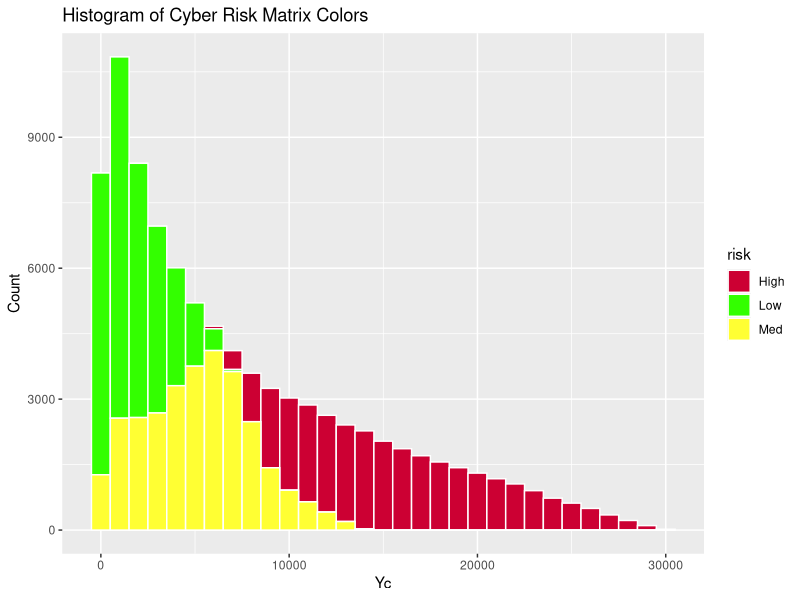
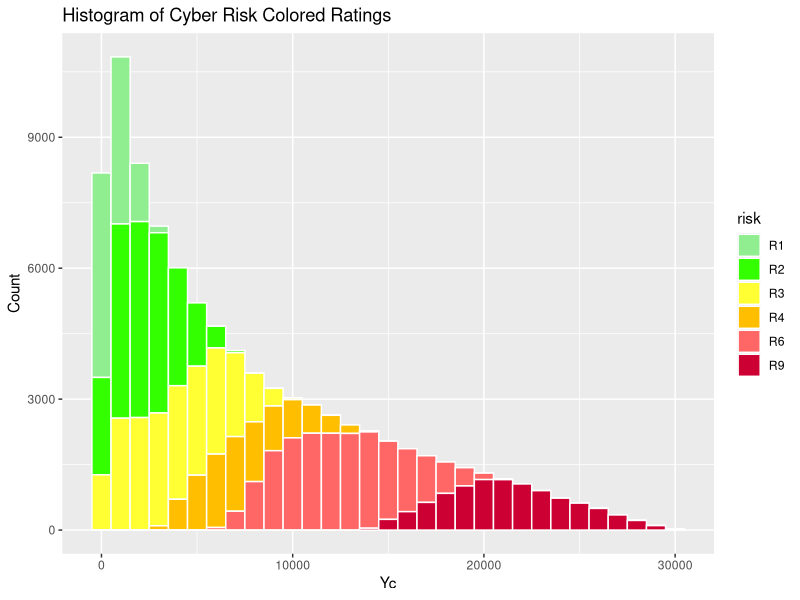

R code for these plots, in order:
# www.isacajournal-digital.org/isacajournal/2019_volume_3/MobilePagedArticle.action?articleId=1485390#articleId1485390
# Figure 3—R Code to Plot the Bar Chart in Figure 2 
library(ggplot2) 
 
n <- 10000            #iterations 
lp <- c(0, 0.3)       #low probability range
li <- c(0, 10000)     #low impact range
mp <- c(0.3, 0.7)     #medium probability range   
mi <- c(10000, 20000) #medium impact range
hp <- c(0.7, 1.0)     #high probability range   
hi <- c(20000,30000)  #high impact range

slp = runif(n, min(lp), max(lp))   #random numbers in low probability range 
sli = runif(n, min(li), max(li))   #random numbers in low impact range
smp = runif(n, min(mp), max(mp))   #random numbers in med probability range 
smi = runif(n, min(mi), max(mi))   #random numbers in med impact range
shp = runif(n, min(hp), max(hp))   #random numbers in high probability range 
shi = runif(n, min(hi), max(hi))   #random numbers in highimpact range

lr = c(slp*sli, slp*smi, smp*sli)  #low risks defined as green region in risk matrix and its possible variants, R=P*I
mr = c(smp*smi, slp*shi, shp*sli)  #med risks defined as amber region in risk matrix and its possible variants, R=P*I
hr = c(shp*shi, smp*shi, shp*smi)  #high risks defined as red region in risk matrix and its possible variants, R=P*I

lr1 = c(slp*sli)                   #low risks with rating 1 (low P x low I) marked as green region in risk matrix, R=P*I
lr2 = c(slp*smi, smp*sli)          #low risks with rating 2 (low P x med I and med P x low I) marked as green region in risk matrix, R=P*I
mr3 = c(slp*shi, shp*sli)          #med risks with rating 3 (low P x high I and high P x low I) marked as yellow region in risk matrix, R=P*I
mr4 = c(smp*smi)                   #med risks with rating 4 (med P x med I) marked as yellow region in risk matrix, R=P*I
hr6 = c(smp*shi, shp*smi)          #high risks with rating 6 (med P x high I and high P x med I) marked as red region in risk matrix, R=P*I
hr9 = c(shp*shi)                   #high risks with rating 9 (high P x high I) marked as red region in risk matrix, R=P*I


dlr = data.frame(x=lr)             #data frame with low risks and label "Low"
dlr$risk = "Low"

dmr = data.frame(x=mr)             #data frame with medium risks and label "Med"  
dmr$risk = "Med"

dhr = data.frame(x=hr)             #data frame with high risks and label "High"  
dhr$risk = "High"

df = rbind(dlr, dmr, dhr)          #bind all data frames into one dataset


dlr1 = data.frame(x=lr1)           #data frame with low risks and label "R1" (rating 1)
dlr1$risk = "R1"

dlr2 = data.frame(x=lr2)           #data frame with low risks and label "R2" (rating 2)
dlr2$risk = "R2"

dmr3 = data.frame(x=mr3)           #data frame with medium risks and label "R3" (rating 3)  
dmr3$risk = "R3"

dmr4 = data.frame(x=mr4)           #data frame with medium risks and label "R4" (rating 4)  
dmr4$risk = "R4"

dhr6 = data.frame(x=hr6)           #data frame with high risks and label "R6" (rating 6)  
dhr6$risk = "R6"

dhr9 = data.frame(x=hr9)           #data frame with high risks and label "R6" (rating 9)  
dhr9$risk = "R9"

dfr = rbind(dlr1, dlr2, dmr3, dmr4, dhr6, dhr9)  #bind all data frames into one rating dataset


# Plotting using ggplot2 with color marks

ggplot() + geom_histogram(data = df, aes(x=x, y=..count..,fill=risk),
colour="white", binwidth = 1000)+
scale_fill_manual(values = c("#CC0033","#33FF00", "#FFFF33")) +
  xlab(label = "Yc") +
  ylab("Count") +
  ggtitle("Histogram of Cyber Risk Matrix Colors")

# Plotting using ggplot2 with risk ratings
ggplot(dfr, aes(x = x, fill = risk)) + 
  geom_histogram(binwidth = 1000, colour = "white") +
  scale_fill_manual(values = c("R1" = "#90EE90", 
                               "R2" = "#33FF00", 
                               "R3" = "#FFFF33", 
                               "R4" = "#FFBF00", 
                               "R6" = "#FF6666", 
                               "R9" = "#CC0033")) +
  xlab("Yc") +
  ylab("Count") +
  ggtitle("Histogram of Cyber Risk Colored Ratings")

